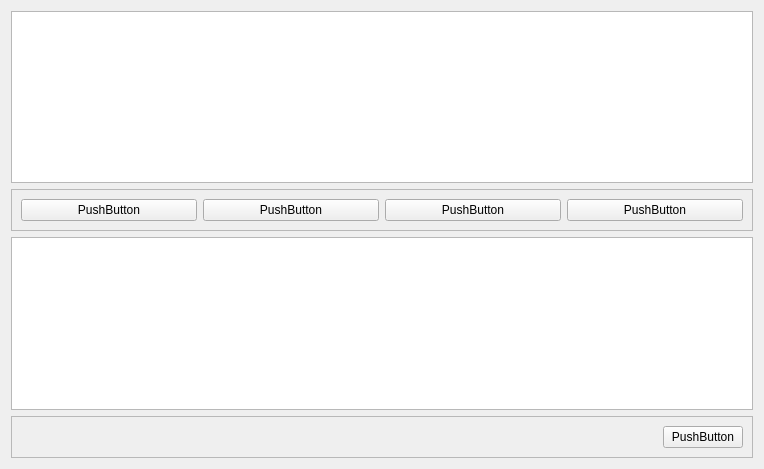
<?xml version="1.0" encoding="UTF-8"?>
<ui version="4.0">
 <class>ChatWidget</class>
 <widget class="QWidget" name="ChatWidget">
  <property name="geometry">
   <rect>
    <x>0</x>
    <y>0</y>
    <width>764</width>
    <height>469</height>
   </rect>
  </property>
  <property name="windowTitle">
   <string>Form</string>
  </property>
  <layout class="QVBoxLayout" name="verticalLayout">
   <item>
    <widget class="QTextBrowser" name="textBrowser"/>
   </item>
   <item>
    <widget class="QFrame" name="frame">
     <property name="frameShape">
      <enum>QFrame::StyledPanel</enum>
     </property>
     <property name="frameShadow">
      <enum>QFrame::Raised</enum>
     </property>
     <layout class="QHBoxLayout" name="horizontalLayout_2">
      <item>
       <widget class="QPushButton" name="pushButton_3">
        <property name="text">
         <string>PushButton</string>
        </property>
       </widget>
      </item>
      <item>
       <widget class="QPushButton" name="pushButton_4">
        <property name="text">
         <string>PushButton</string>
        </property>
       </widget>
      </item>
      <item>
       <widget class="QPushButton" name="pushButton_5">
        <property name="text">
         <string>PushButton</string>
        </property>
       </widget>
      </item>
      <item>
       <widget class="QPushButton" name="pushButton_2">
        <property name="text">
         <string>PushButton</string>
        </property>
       </widget>
      </item>
     </layout>
    </widget>
   </item>
   <item>
    <widget class="QTextBrowser" name="textBrowser_2"/>
   </item>
   <item>
    <widget class="QFrame" name="frame_2">
     <property name="frameShape">
      <enum>QFrame::StyledPanel</enum>
     </property>
     <property name="frameShadow">
      <enum>QFrame::Raised</enum>
     </property>
     <layout class="QHBoxLayout" name="horizontalLayout">
      <item>
       <spacer name="horizontalSpacer">
        <property name="orientation">
         <enum>Qt::Horizontal</enum>
        </property>
        <property name="sizeHint" stdset="0">
         <size>
          <width>40</width>
          <height>20</height>
         </size>
        </property>
       </spacer>
      </item>
      <item>
       <widget class="QPushButton" name="pushButton">
        <property name="text">
         <string>PushButton</string>
        </property>
       </widget>
      </item>
     </layout>
    </widget>
   </item>
  </layout>
 </widget>
 <resources/>
 <connections/>
</ui>
